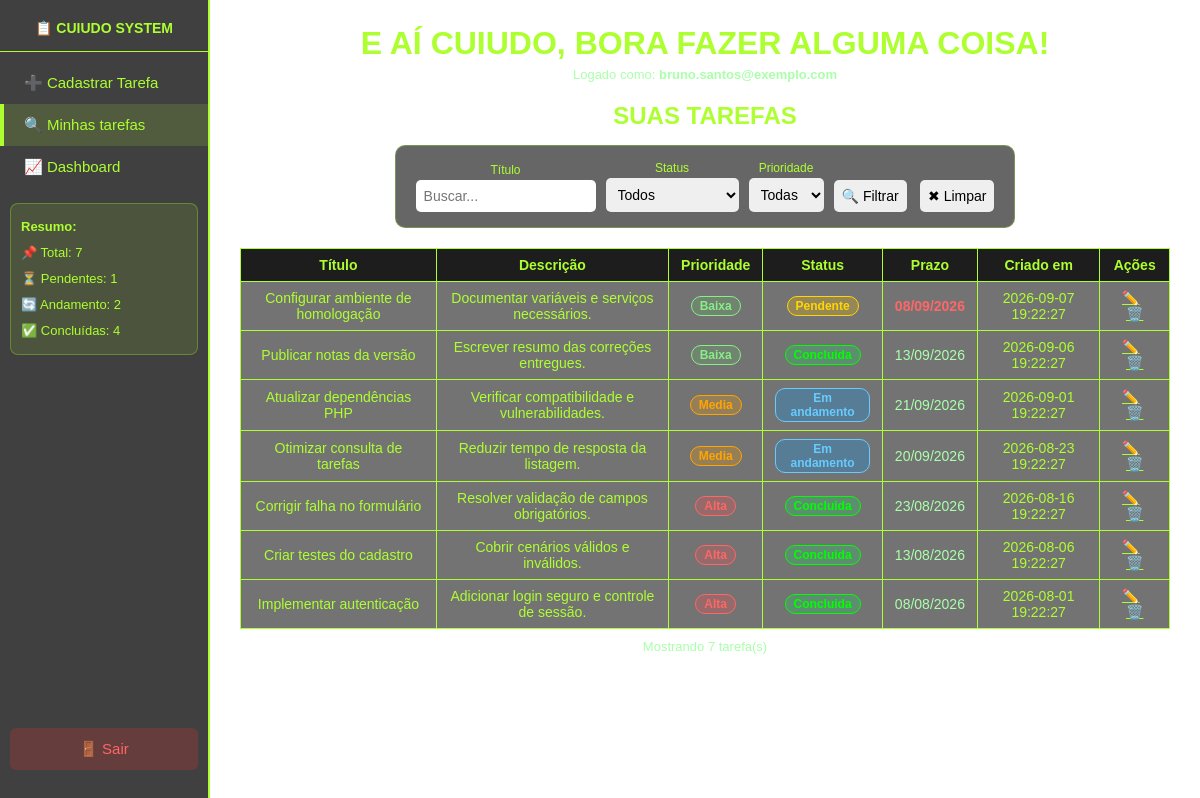
Page /telainicial.php?pagina=consultar (signed in) on the committed database.
### tables this page shows
CREATE TABLE IF NOT EXISTS `tarefas` (
    `id` INT UNSIGNED NOT NULL AUTO_INCREMENT,
    `usuario_id` INT UNSIGNED NOT NULL,
    `titulo` VARCHAR(255) NOT NULL,
    `descricao` TEXT NULL,
    `prioridade` ENUM('baixa', 'media', 'alta') NOT NULL DEFAULT 'media',
    `status` ENUM('pendente', 'em andamento', 'concluida') NOT NULL DEFAULT 'pendente',
    `prazo` DATE NULL,
    `created_at` TIMESTAMP NOT NULL DEFAULT CURRENT_TIMESTAMP,
    PRIMARY KEY (`id`),
    KEY `idx_tarefas_usuario_created` (`usuario_id`, `created_at`),
    KEY `idx_tarefas_usuario_status` (`usuario_id`, `status`),
    KEY `idx_tarefas_usuario_prioridade` (`usuario_id`, `prioridade`),
    KEY `idx_tarefas_prazo` (`prazo`),
    CONSTRAINT `fk_tarefas_usuario`
        FOREIGN KEY (`usuario_id`) REFERENCES `cad_user` (`id`)
        ON UPDATE CASCADE
        ON DELETE CASCADE
);

### telainicial.php (the view, shortened to what this page needs)
<?php
include "conexao.php";
$usuario    = $_SESSION['usuario'];
$usuario_id = $_SESSION['id'];
$pagina = isset($_GET['pagina']) ? $_GET['pagina'] : 'cadastrar';
$filtro_titulo    = isset($_GET['f_titulo'])    ? trim($_GET['f_titulo'])    : '';
$where  = "WHERE usuario_id = ?";
$params = [$usuario_id];
$types  = "i";
$tarefas = [];
$stmt = $conexao->prepare("SELECT * FROM tarefas $where ORDER BY created_at DESC");
$stmt->bind_param($types, ...$params);
$stmt->execute();
$res = $stmt->get_result();
while ($row = $res->fetch_assoc()) $tarefas[] = $row;
$total     = count($tarefas);
$pendentes = count(array_filter($tarefas, fn($t) => $t['status'] === 'pendente'));
$andamento = count(array_filter($tarefas, fn($t) => $t['status'] === 'em andamento'));
$concluidas= count(array_filter($tarefas, fn($t) => $t['status'] === 'concluida'));
$relatorio_status = [];
$relatorio_tarefas = [];
$total_recuperacoes = 0;
$recuperacoes_por_email = [];
?>
<!DOCTYPE html>
<html>
<head>
</head>
<body>
<div class="sidebar">
    <h2>📋 CUIUDO SYSTEM</h2>
    <a href="?pagina=cadastrar" class="<?= $pagina==='cadastrar'?'ativo':'' ?>">➕ Cadastrar Tarefa</a>
    <a href="?pagina=consultar" class="<?= ($pagina==='consultar'||$pagina==='editar')?'ativo':'' ?>">🔍 Minhas tarefas</a>
    <a href="dashboard.php">📈 Dashboard</a>
    <div class="resumo">
        <strong>Resumo:</strong><br>
        📌 Total: <?= $total ?><br>
        ⏳ Pendentes: <?= $pendentes ?><br>
        🔄 Andamento: <?= $andamento ?><br>
        ✅ Concluídas: <?= $concluidas ?>
    </div>
    <div class="sair">
        <a href="?logout=1">🚪 Sair</a>
    </div>
</div>
<div class="conteudo">
    <h1>E AÍ CUIUDO, BORA FAZER ALGUMA COISA!</h1>
    <p class="sub">Logado como: <strong><?= htmlspecialchars($usuario) ?></strong></p>
    <?php if ($pagina === 'relatorio'): ?>
    <h2 style="margin-bottom:15px;">RELATÓRIO GERAL</h2>
    <div class="relatorio-acoes">
        <button type="button" onclick="exportarCSV()">📄 Exportar CSV</button>
        <button type="button" onclick="exportarPDF()">📕 Exportar PDF</button>
        <button type="button" onclick="window.print()">🖨️ Imprimir</button>
    </div>
    <div class="indicadores">
        <div class="indicador"><small>Total de atividades</small><strong><?= count($relatorio_tarefas) ?></strong></div>
        <div class="indicador"><small>Taxa de conclusão</small><strong><?= count($relatorio_tarefas) ? round(($relatorio_status['concluida'] ?? 0) * 100 / count($relatorio_tarefas), 1) : 0 ?>%</strong></div>
        <div class="indicador"><small>Em aberto</small><strong><?= ($relatorio_status['pendente'] ?? 0) + ($relatorio_status['em andamento'] ?? 0) ?></strong></div>
        <div class="indicador"><small>Alta prioridade aberta</small><strong><?= count(array_filter($relatorio_tarefas, fn($t) => $t['prioridade'] === 'alta' && $t['status'] !== 'concluida')) ?></strong></div>
        <div class="indicador"><small>Tentativas de recuperação</small><strong><?= $total_recuperacoes ?></strong></div>
    </div>
    <div class="relatorio-tabela" style="margin-bottom:20px;">
        <table>
            <tr><th>E-mail</th><th>Tentativas</th><th>Enviadas</th><th>Última tentativa</th></tr>
            <?php foreach ($recuperacoes_por_email as $recuperacao): ?>
            <tr>
                <td><?= htmlspecialchars($recuperacao['email']) ?></td>
                <td><?= (int)$recuperacao['total'] ?></td>
                <td><?= (int)$recuperacao['enviados'] ?></td>
                <td><?= htmlspecialchars($recuperacao['ultimo_envio']) ?></td>
            </tr>
            <?php endforeach; ?>
            <?php if (!$recuperacoes_por_email): ?><tr><td colspan="4">Nenhuma tentativa de recuperação registrada.</td></tr><?php endif; ?>
        </table>
    </div>
    <div class="relatorio-tabela">
        <table id="tabelaRelatorio">
            <tr><th>Usuário</th><th>Atividade</th><th>Prioridade</th><th>Status</th><th>Prazo</th><th>Criada em</th><th>Idade</th></tr>
            <?php foreach ($relatorio_tarefas as $t): ?>
            <tr>
                <td><?= htmlspecialchars($t['emailnumero']) ?></td>
                <td><?= htmlspecialchars($t['titulo']) ?></td>
                <td><?= htmlspecialchars(ucfirst($t['prioridade'])) ?></td>
                <td><?= htmlspecialchars(ucfirst($t['status'])) ?></td>
                <td class="<?= ($t['prazo'] && $t['status'] !== 'concluida' && $t['prazo'] < date('Y-m-d')) ? 'prazo-atrasado' : 'prazo-ok' ?>">
                    <?= $t['prazo'] ? date('d/m/Y', strtotime($t['prazo'])) : 'Sem prazo' ?>
                </td>
                <td><?= htmlspecialchars($t['created_at']) ?></td>
                <td><?= (int)$t['dias'] ?> dia(s)</td>
            </tr>
            <?php endforeach; ?>
        </table>
    </div>
    <script>
    function exportarCSV() {
        const linhas = [...document.querySelectorAll('#tabelaRelatorio tr')].map(linha => [...linha.cells].map(celula => '"' + celula.innerText.replaceAll('"', '""') + '"').join(';'));
        const blob = new Blob(['\ufeff' + linhas.join('\n')], { type: 'text/csv;charset=utf-8;' });
        const link = document.createElement('a'); link.href = URL.createObjectURL(blob); link.download = 'relatorio-atividades.csv'; link.click(); URL.revokeObjectURL(link.href);
    }
    function exportarPDF() {
        const { jsPDF } = window.jspdf; const pdf = new jsPDF('landscape');
        pdf.setFontSize(16); pdf.text('Relatorio de atividades', 14, 15);
        pdf.setFontSize(10); pdf.text('Gerado em ' + new Date().toLocaleString('pt-BR'), 14, 22);
        pdf.autoTable({ html: '#tabelaRelatorio', startY: 28, styles: { fontSize: 7 }, headStyles: { fillColor: [30, 70, 20] } });
        pdf.save('relatorio-atividades.pdf');
    }
    </script>
    <?php else: ?>
    <h2 style="margin-bottom:15px;">SUAS TAREFAS</h2>
    <form method="get">
        <div class="filtros">
            <div>
                <label>Título</label>
                <input name="f_titulo" size="18" type="text"
                       value="<?= htmlspecialchars($filtro_titulo) ?>"
                       placeholder="Buscar...">
            </div>
            <div>
                <label>Status</label>
                <select name="f_status">
                    <option value="">Todos</option>
                </select>
            </div>
            <div>
                <label>Prioridade</label>
                <select name="f_prioridade">
                    <option value="">Todas</option>
                </select>
            </div>
            <div>
                <button type="submit">🔍 Filtrar</button>
                <a href="?pagina=consultar"><button type="button">✖ Limpar</button></a>
            </div>
        </div>
    </form>
    <?php if (empty($tarefas)): ?>
        <p>Nenhuma tarefa encontrada. Tá de férias cuiudo?</p>
    <?php else: ?>
    <table>
        <tr>
            <th>Título</th>
            <th>Descrição</th>
            <th>Prioridade</th>
            <th>Status</th>
            <th>Prazo</th>
            <th>Criado em</th>
            <th>Ações</th>
        </tr>
        <?php foreach ($tarefas as $t): ?>
        <tr>
            <td><?= htmlspecialchars($t['titulo']) ?></td>
            <td><?= htmlspecialchars($t['descricao']) ?></td>
            <td>
                <span class="badge badge-<?= $t['prioridade'] ?>">
                    <?= ucfirst($t['prioridade']) ?>
                </span>
            </td>
            <td>
                <?php
                $cls = $t['status'] === 'pendente' ? 'pendente'
                     : ($t['status'] === 'em andamento' ? 'andamento' : 'concluida');
                ?>
                <span class="badge badge-<?= $cls ?>">
                    <?= ucfirst($t['status']) ?>
                </span>
            </td>
            <td class="<?= ($t['prazo'] && $t['status'] !== 'concluida' && $t['prazo'] < date('Y-m-d')) ? 'prazo-atrasado' : 'prazo-ok' ?>">
                <?= $t['prazo'] ? date('d/m/Y', strtotime($t['prazo'])) : 'Sem prazo' ?>
            </td>
            <td><?= $t['created_at'] ?></td>
            <td>
                <a href="?editar=<?= $t['id'] ?>">✏️</a>
                <a href="?deletar=<?= $t['id'] ?>&pagina=consultar"
                   onclick="return confirm('Apaga essa tarefa cuiudo?')">🗑️</a>
            </td>
        </tr>
        <?php endforeach; ?>
    </table>
    <p style="font-size:13px; margin-top:10px; color:#aaffaa;">
        Mostrando <?= count($tarefas) ?> tarefa(s)
    </p>
    <?php endif; ?>
    <?php endif; ?>
</div>
</body>
</html>

### telainicial.php (style rules this page uses)
* { box-sizing: border-box; margin: 0; padding: 0; }
body { background-image: url('https://media1.tenor.com/m/qK9AVPQCWbgAAAAd/woody-woodpecker-wolfie-wolf.gif'); background-repeat: no-repeat; background-size: cover; background-position: center; background-attachment: fixed; min-height: 100vh; color: greenyellow; font-family: sans-serif; display: flex; }
.sidebar { width: 210px; min-height: 100vh; background: rgba(0,0,0,0.75); display: flex; flex-direction: column; padding: 20px 0; flex-shrink: 0; border-right: 2px solid greenyellow; }
.sidebar h2 { text-align: center; font-size: 14px; color: greenyellow; padding: 0 10px 15px; border-bottom: 1px solid greenyellow; margin-bottom: 10px; }
.sidebar a { display: block; color: greenyellow; text-decoration: none; padding: 12px 20px; font-size: 15px; border-left: 4px solid transparent; transition: background 0.2s; }
.sidebar a:hover, .sidebar a.ativo { background: rgba(173,255,47,0.15); border-left: 4px solid greenyellow; }
.sidebar .resumo { margin: 15px 10px; background: rgba(173,255,47,0.1); border-radius: 8px; padding: 10px; font-size: 13px; line-height: 2; border: 1px solid rgba(173,255,47,0.3); }
.sidebar .sair { margin-top: auto; padding: 10px; }
.sidebar .sair a { background: rgba(255,50,50,0.2); border-radius: 6px; text-align: center; border-left: none; color: #ff6666; }
.conteudo { flex: 1; padding: 25px 30px; text-align: center; }
.conteudo h1 { margin-bottom: 5px; }
.conteudo p.sub { font-size: 13px; color: #aaffaa; margin-bottom: 20px; }
input, button, select, textarea { padding: 8px; border-radius: 5px; border: none; font-size: 14px; }
button { cursor: pointer; }
.filtros { display: inline-flex; flex-wrap: wrap; gap: 10px; align-items: flex-end; background: rgba(0,0,0,0.6); padding: 15px 20px; border-radius: 10px; margin-bottom: 20px; border: 1px solid rgba(173,255,47,0.3); }
.filtros label { font-size: 12px; display: block; margin-bottom: 3px; }
table { margin: 0 auto; border-collapse: collapse; width: 100%; background: rgba(0,0,0,0.55); font-size: 14px; }
th, td { border: 1px solid greenyellow; padding: 8px 12px; color: greenyellow; }
th { background: rgba(0,0,0,0.75); }
a { color: greenyellow; }
.badge { display: inline-block; padding: 2px 8px; border-radius: 10px; font-size: 12px; font-weight: bold; }
.badge-pendente { background: rgba(255,200,0,0.25); color: #ffd700; border: 1px solid #ffd700; }
.badge-andamento { background: rgba(0,150,255,0.25); color: #66ccff; border: 1px solid #66ccff; }
.badge-concluida { background: rgba(0,255,100,0.2); color: lime; border: 1px solid lime; }
.badge-alta { background: rgba(255,80,80,0.25); color: #ff6666; border: 1px solid #ff6666; }
.badge-media { background: rgba(255,165,0,0.25); color: #ffa500; border: 1px solid #ffa500; }
.badge-baixa { background: rgba(100,200,100,0.2); color: #88ee88; border: 1px solid #88ee88; }
.prazo-atrasado { color: #ff6666; font-weight: bold; }
.prazo-ok { color: #aaffaa; }

### rows in the picture
tarefas: titulo "Configurar ambiente de homologação", descricao "Documentar variáveis e serviços necessários.", prioridade "Baixa", status "Pendente", prazo "08/09/2026", created_at "2026-09-07 19:22:27"
tarefas: titulo "Publicar notas da versão", descricao "Escrever resumo das correções entregues.", prioridade "Baixa", status "Concluida", prazo "13/09/2026", created_at "2026-09-06 19:22:27"
tarefas: titulo "Atualizar dependências PHP", descricao "Verificar compatibilidade e vulnerabilidades.", prioridade "Media", status "Em andamento", prazo "21/09/2026", created_at "2026-09-01 19:22:27"
tarefas: titulo "Otimizar consulta de tarefas", descricao "Reduzir tempo de resposta da listagem.", prioridade "Media", status "Em andamento", prazo "20/09/2026", created_at "2026-08-23 19:22:27"
tarefas: titulo "Corrigir falha no formulário", descricao "Resolver validação de campos obrigatórios.", prioridade "Alta", status "Concluida", prazo "23/08/2026", created_at "2026-08-16 19:22:27"
tarefas: titulo "Criar testes do cadastro", descricao "Cobrir cenários válidos e inválidos.", prioridade "Alta", status "Concluida", prazo "13/08/2026", created_at "2026-08-06 19:22:27"
tarefas: titulo "Implementar autenticação", descricao "Adicionar login seguro e controle de sessão.", prioridade "Alta", status "Concluida", prazo "08/08/2026", created_at "2026-08-01 19:22:27"

### other values in the picture
$total "7"
$pendentes "1"
$andamento "2"
$concluidas "4"
$usuario "bruno.santos@exemplo.com"
count($tarefas) "7"
